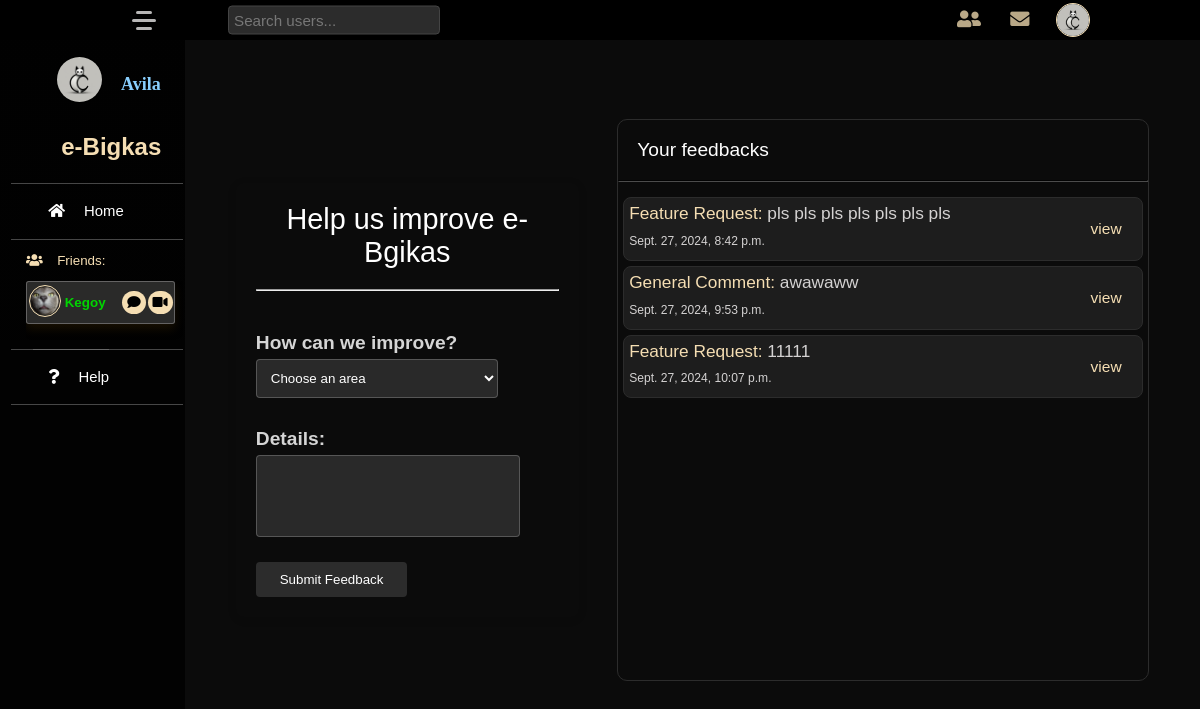
The page /feedback_view/ (signed in) on the database its author committed.
### ebigkasAPP/models.py (models this page shows, shortened)
class UserProfile(models.Model):
    user = models.OneToOneField(User, on_delete=models.CASCADE)
    profile_picture = models.ImageField(upload_to='profile_pics', default='profile_pics/default.png')
    newUser = models.BooleanField(default=True)
    status = models.CharField(max_length=10, default='offline')
    location = models.CharField(max_length=200, null=True)
    bio = models.CharField(max_length=100, null=True)

### ebigkasAdminAPP/models.py (models this page shows, shortened)
class Feedback(models.Model):
    FEEDBACK_TYPE_CHOICES = [
        ('bug', 'Bug Report'),
        ('feature', 'Feature Request'),
        ('comment', 'General Comment'),
        ('complaint', 'Complaint'),
    ]
    STATUS_CHOICES = [
        ('pending', 'Pending'),
        ('reviewed', 'Reviewed'),
        ('resolved', 'Resolved'),
    ]
    user = models.ForeignKey(User, on_delete=models.CASCADE, related_name='feedback')
    feedback_type = models.CharField(max_length=50, choices=FEEDBACK_TYPE_CHOICES)
    message = models.TextField()
    created_at = models.DateTimeField(auto_now_add=True)
    status = models.CharField(max_length=50, choices=STATUS_CHOICES, default='pending')
    response = models.TextField(blank=True, null=True)
    class Meta:
        ordering = ['created_at']  # Sorts feedback by creation date ascending

### ebigkasAPP/views.py (the view)
# urls.py: path('feedback_view/', feedback_view, name='feedback_view'),
@login_required
def feedback_view(request):
    user_feedbacks = Feedback.objects.filter(user=request.user)
    feedbacks = []
    for feedback in user_feedbacks:
        user_feedback = {
            'feedback_type': dict(Feedback.FEEDBACK_TYPE_CHOICES).get(feedback.feedback_type, 'Unknown'),
            'feedback_message': feedback.message,
            'feedback_date': feedback.created_at,
            'feedback_response': feedback.response
        }
        feedbacks.append(user_feedback)
    return render(request, 'feedback.html', {'feedbacks': feedbacks})

### templates/feedback.html (shortened to what this page needs)
<!DOCTYPE html>
{% load static %}
<html lang="en">
<head>
    <link rel="stylesheet" href="https://cdnjs.cloudflare.com/ajax/libs/font-awesome/5.15.3/css/all.min.css">
    <link rel="stylesheet" type="text/css" href="{% static 'styles/styles.css' %}">
</head>
<body>
<div class="container feedback-container-container">
        {% include 'nav.html' %}
        {% include 'topnav.html' %}
        <div class="feedback-ultra-container">
            <div class="feedback-container">
                <div class="feedback-form">
                    <div class="feedback-form-header">Help us improve e-Bgikas</div>
                    <hr> <br>
                    <form class="feedback-inputs" method="POST" action="{% url 'send_feedback' %}">
                        <label for="feedback_type">How can we improve?</label>
                        <select id="feedback_type" name="feedback_type" required>
                            <option value="" disabled selected style="display: none;">Choose an area</option>
                        </select>
                        <label for="message">Details:</label>
                        <textarea id="message" name="message" rows="4" required></textarea>
                        <button type="submit">Submit Feedback</button>
                    </form>
                </div>
                <div class="my-feedbacks-history">
                    <p class="your-feedbacks-header">Your feedbacks </p>
                    <hr class="feedback-hr">
                    <div class="my-feedback">
                        {% if feedbacks %}
                                {% for feedback in feedbacks %}
                                        <div class="feedback-item">
                                            <div class="feedback-item-content">
                                                <span class="feedback-type"> {{ feedback.feedback_type }}: </span>
                                                <span class="feedback-message"> {{ feedback.feedback_message }} </span>
                                            </div>
                                            <p class="feedback-date">{{ feedback.feedback_date }} </p>
                                            <div class="view-response">view</div>
                                        </div>
                                {% endfor %}
                        {% else %}
                            <p>No feedback found.</p>
                        {% endif %}
                    </div>
                </div>
            </div>
        </div>
</div>
</body>
</html>

### templates/nav.html (shortened to what this page needs)
<!DOCTYPE html>
{% load static %}
<html lang="en">
<head>
    <link rel="stylesheet" type="text/css" href="{% static 'styles/styles.css' %}">
    <link rel="stylesheet" type="text/css" href="{% static 'styles/responsive.css' %}">
    <link rel="stylesheet" href="https://cdnjs.cloudflare.com/ajax/libs/font-awesome/5.15.3/css/all.min.css">
</head>
<body>
    <div class="nav-container">
        <nav class="left-nav">
            <div class="burger-menu">
            <label for="checkbox" class="toggle">
                <div class="bars" id="bar1"></div>
                <div class="bars" id="bar2"></div>
                <div class="bars" id="bar3"></div>
            </label>
        </div>
            <header>
                <div id="current-user-profilepic">
                 <a  href="{% url 'profile' request.user.id %}">
                    <img src="{{ user.userprofile.profile_picture.url }}" alt="Profile Picture" id="user-profilePic">
                </a>
                    <p class="loggedinUser" id="loggedinUser">
                        <a href="{% url 'profile' request.user.id %}" class="loggedinUser" >{{ request.user.username }}</a>
                    </p>
                </div>
            <h1 id="appName" class="appName" style="text-align: right">
                <a href="{% url 'home' %}" style="text-decoration: none; color: wheat; margin-right: 1em;">e-Bigkas</a>
            </h1>
            </header>
            <div class="navs" id="navs">
                <div class="nav-home">
                    <a href="{% url 'home' %}" class="nav-home"><i class="fas fa-home" style="margin-right: 1em"></i> Home</a>
                </div>
                <p class="friends-header">
                     <i class="fas fa-users" style="margin-right: 0.8em"></i>
                     Friends:
                </p>
                <div class="friend-list">
                    <div id="friends-list">
                    </div>
                    <br>
                </div>
                <div class="nav-help">
                    <a href="{% url 'help' %}" class="nav-people">
                        <i class="fas fa-question" style="margin-right: 1em"></i>
                        Help
                    </a>
                </div>
            </div>
        </nav>
    </div>
</body>
</html>

### templates/topnav.html (shortened to what this page needs)
{% load static %}
<head>
</head>
<div class="home-nav">
  <div class="search-bar-container">
    <div class="search-container-top-nav">
      <input type="text" id="search-input-top-nav" class="search-input-top-nav" placeholder="Search users..." />
    </div>
  </div>
  <div class="parent-icon-container">
    <div class="icon-container">
      <div
        class="friend-request"
        id="friend-request"
        onclick="showFriendRequests()"
      >
        <i class="fas fa-user-friends"></i>
      </div>
      <div
        class="friend-message"
        id="friend-message"
        onclick="showMessageDropdown()"
      >
        <i class="fas fa-envelope"></i>
      </div>
      <div class="profile-menu" onclick="showDropdown()">
        <img
          src="{{ user.userprofile.profile_picture.url }}"
          alt="Profile Picture"
          id="profile-menu"
        />
      </div>
    </div>
  </div>
</div>

### templates/nav.html (style rules this page uses)
.nav-container { z-index: 10000; transition: transform 0.5s cubic-bezier(0.22, 0.61, 0.36, 1); }

### rows shown on the page
Feedback: feedback_message "pls pls pls pls pls pls pls", feedback_date "Sept. 27, 2024, 8:42 p.m."
Feedback: feedback_message "awawaww", feedback_date "Sept. 27, 2024, 9:53 p.m."
Feedback: feedback_message "11111", feedback_date "Sept. 27, 2024, 10:07 p.m."

### other values the page prints
{{ request.user.username }} "Avila"
{{ feedback.feedback_type }} "Feature Request" "General Comment" "Feature Request"
